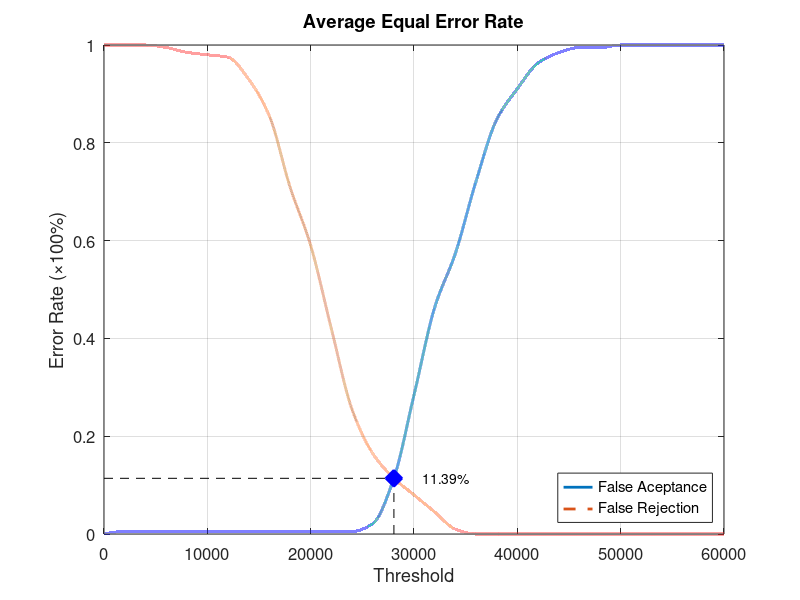
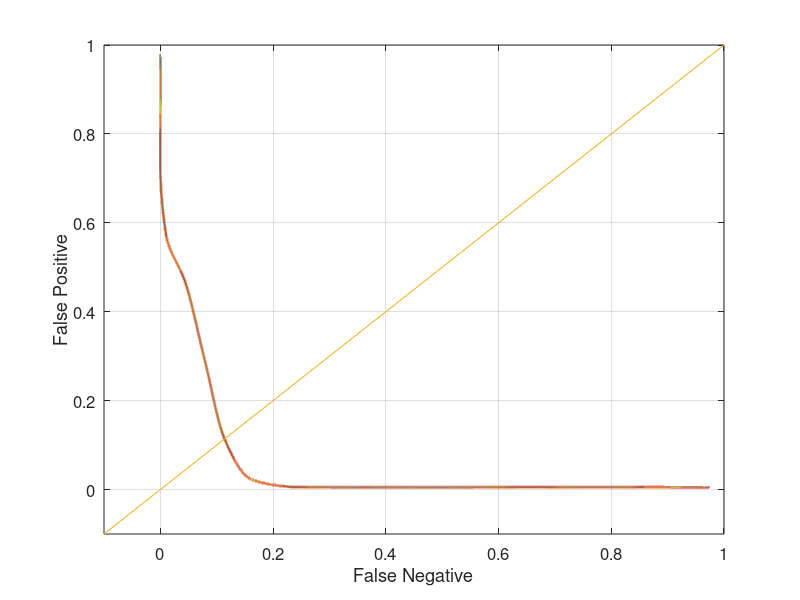

Reproduce these figures in MATLAB, in order.
function yEER = Database3_2
close all;
clear;
clc;
x = 0:2000:60000;
xq = 0:0.5:60000;

y0 = [0 0.00526316 0.00526316 0.00526316 0.00526316 0.00526316 0.00526316 0.00526316 0.00526316 0.00526316 0.00526316 0.00526316 0.00526316 0.0210526 0.110526 0.284211 0.463158 0.573684 0.721053 0.847368 0.910526 0.963158 0.984211 0.994737 0.994737 1 1 1 1 1 1];
yy0 = interp1(x, y0, xq, 'pchip');
y1 = [1 1 1 0.995 0.985 0.98 0.975 0.93 0.855 0.71 0.59 0.42 0.255 0.165 0.115 0.08 0.045 0.01 0 0 0 0 0 0 0 0 0 0 0 0 0];
yy1 = interp1(x, y1, xq, 'pchip');

% Calculating EER: 
y2 = abs(y0 - y1);
find(y2 == min(y2))
yy2 = abs(yy0 - yy1);
xEER = find(yy2 == min(yy2));
xEERIndex = xq(xEER) % X-axis EER
yEER = yy0(xEER) % Y-axis EER

main = figure
plot(xq, yy0,'-','LineWidth', 2);	hold on
plot(xq, yy1,'--','LineWidth', 2);	hold on
plot([xEERIndex xEERIndex], [0 yEER], 'k--');	hold on
plot([0 xEERIndex], [yEER yEER], 'k--');	hold on
plot(xEERIndex, yEER, 'bx', 'LineWidth', 10);	hold on
text(xEERIndex + 10 * xEERIndex / 100, yEER, [num2str(round((10000 * yEER)) / 100) '%'])
legend('False Aceptance', 'False Rejection', 'Location', 'SouthEast')
xlabel('Threshold')
ylabel('Error Rate (\times100%)')
title('Average Equal Error Rate')
set(gca, 'FontSize', 12)
axis([0 60000 0 1])
grid on

print(main, 'Database3_2Main', '-dpng');
FNRxFPR = figure('Color', [1 1 1]);
plot(yy1, yy0, '-', yy1, yy0, 'LineWidth', 2);
hold on
y = -0.1:0.1:1
plot(y, y); 
set(gca, 'FontSize', 12)
xlabel('False Negative')
ylabel('False Positive')
axis([-0.1 1 -0.1 1])
set(gca, 'FontSize', 12)
grid on

print(FNRxFPR, 'Database3_2FNRxFPR','-dpng');
end
